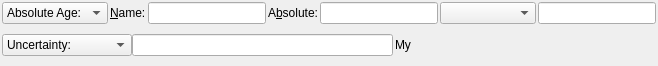
<?xml version="1.0" encoding="UTF-8"?>
<ui version="4.0">
 <class>EditAgeWidget</class>
 <widget class="QWidget" name="EditAgeWidget">
  <property name="geometry">
   <rect>
    <x>0</x>
    <y>0</y>
    <width>658</width>
    <height>66</height>
   </rect>
  </property>
  <property name="windowTitle">
   <string>Form</string>
  </property>
  <layout class="QVBoxLayout" name="verticalLayout">
   <property name="spacing">
    <number>2</number>
   </property>
   <property name="margin">
    <number>2</number>
   </property>
   <item>
    <layout class="QHBoxLayout" name="horizontalLayout_4">
     <property name="spacing">
      <number>2</number>
     </property>
     <item>
      <widget class="QComboBox" name="combobox_name_or_abs">
       <property name="sizePolicy">
        <sizepolicy hsizetype="Minimum" vsizetype="Fixed">
         <horstretch>0</horstretch>
         <verstretch>0</verstretch>
        </sizepolicy>
       </property>
       <property name="toolTip">
        <string>Click here to choose between an absolute age in Ma or a named age from a timescale.</string>
       </property>
       <property name="frame">
        <bool>true</bool>
       </property>
       <item>
        <property name="text">
         <string>Absolute Age:</string>
        </property>
       </item>
       <item>
        <property name="text">
         <string>Named Age:</string>
        </property>
       </item>
       <item>
        <property name="text">
         <string>Both:</string>
        </property>
       </item>
      </widget>
     </item>
     <item>
      <widget class="QLabel" name="label_name">
       <property name="text">
        <string>&amp;Name:</string>
       </property>
       <property name="buddy">
        <cstring>lineedit_named_age</cstring>
       </property>
      </widget>
     </item>
     <item>
      <widget class="QLineEdit" name="lineedit_named_age">
       <property name="toolTip">
        <string>The name of a stratigraphic (or geomagnetic) age band from a timescale.</string>
       </property>
      </widget>
     </item>
     <item>
      <widget class="QLabel" name="label_abs">
       <property name="text">
        <string>A&amp;bsolute:</string>
       </property>
       <property name="buddy">
        <cstring>lineedit_abs_age</cstring>
       </property>
      </widget>
     </item>
     <item>
      <widget class="QLineEdit" name="lineedit_abs_age">
       <property name="toolTip">
        <string>The absolute age in My</string>
       </property>
      </widget>
     </item>
     <item>
      <widget class="QComboBox" name="combobox_timescale">
       <property name="sizePolicy">
        <sizepolicy hsizetype="Minimum" vsizetype="Fixed">
         <horstretch>0</horstretch>
         <verstretch>0</verstretch>
        </sizepolicy>
       </property>
       <property name="minimumSize">
        <size>
         <width>32</width>
         <height>0</height>
        </size>
       </property>
       <property name="toolTip">
        <string>Click here to associate a timescale with the age.</string>
       </property>
       <property name="frame">
        <bool>true</bool>
       </property>
       <item>
        <property name="text">
         <string/>
        </property>
       </item>
       <item>
        <property name="text">
         <string extracomment="Gradstein, F.M., Ogg, J.G., Schmitz, M. &amp; Ogg, G. (Eds). The geological time scale 2012.">ICC2012</string>
        </property>
       </item>
       <item>
        <property name="text">
         <string extracomment="Gradstein, F. M., Ogg, J. G., &amp; Smith, A. G. (Eds.). (2005). A geologic time scale 2004 (Vol. 86). Cambridge University Press.">GTS2004</string>
        </property>
       </item>
       <item>
        <property name="text">
         <string extracomment="Gradstein, F.M., Agterberg, F.P., Ogg, J.G., Hardenbol, J., van Veen, P., Thierry, J. &amp; Huang, Z. 1994. A Mesozoic Time Scale. Journal of Geophysical Research. Vol. 99 No. B12. p. 24,051-24,074.">SEPM95</string>
        </property>
       </item>
       <item>
        <property name="text">
         <string>OdinOdin93</string>
        </property>
       </item>
       <item>
        <property name="text">
         <string>GTS89</string>
        </property>
       </item>
       <item>
        <property name="text">
         <string>EX88</string>
        </property>
       </item>
       <item>
        <property name="text">
         <string>DNAG83</string>
        </property>
       </item>
       <item>
        <property name="text">
         <string>Other:</string>
        </property>
       </item>
      </widget>
     </item>
     <item>
      <widget class="QLineEdit" name="lineedit_timescale_other">
       <property name="toolTip">
        <string>Other timescale name</string>
       </property>
      </widget>
     </item>
    </layout>
   </item>
   <item>
    <layout class="QHBoxLayout" name="horizontalLayout_3">
     <property name="spacing">
      <number>0</number>
     </property>
     <item>
      <widget class="QComboBox" name="combobox_uncertainty">
       <property name="sizePolicy">
        <sizepolicy hsizetype="Minimum" vsizetype="Fixed">
         <horstretch>0</horstretch>
         <verstretch>0</verstretch>
        </sizepolicy>
       </property>
       <property name="toolTip">
        <string>Click here to select what kind of uncertainty values are associated with the chosen age.</string>
       </property>
       <property name="frame">
        <bool>true</bool>
       </property>
       <item>
        <property name="text">
         <string>Uncertainty:</string>
        </property>
       </item>
       <item>
        <property name="text">
         <string>Uncertainty: ±</string>
        </property>
       </item>
       <item>
        <property name="text">
         <string>Uncertainty: range</string>
        </property>
       </item>
      </widget>
     </item>
     <item>
      <widget class="QStackedWidget" name="stack_uncertainty">
       <property name="sizePolicy">
        <sizepolicy hsizetype="Minimum" vsizetype="Minimum">
         <horstretch>0</horstretch>
         <verstretch>0</verstretch>
        </sizepolicy>
       </property>
       <property name="currentIndex">
        <number>1</number>
       </property>
       <widget class="QWidget" name="uncertainty_page_none"/>
       <widget class="QWidget" name="uncertainty_page_plusminus">
        <layout class="QHBoxLayout" name="horizontalLayout">
         <property name="spacing">
          <number>2</number>
         </property>
         <property name="margin">
          <number>0</number>
         </property>
         <item>
          <widget class="QLineEdit" name="lineedit_uncertainty_plusminus">
           <property name="sizePolicy">
            <sizepolicy hsizetype="Preferred" vsizetype="Fixed">
             <horstretch>0</horstretch>
             <verstretch>0</verstretch>
            </sizepolicy>
           </property>
           <property name="toolTip">
            <string>The uncertainty of the age as a plus-or-minus value in My</string>
           </property>
          </widget>
         </item>
         <item>
          <widget class="QLabel" name="label_plusminus_units">
           <property name="text">
            <string>My</string>
           </property>
          </widget>
         </item>
        </layout>
       </widget>
       <widget class="QWidget" name="uncertainty_page_range">
        <layout class="QHBoxLayout" name="horizontalLayout_2">
         <property name="spacing">
          <number>2</number>
         </property>
         <property name="margin">
          <number>0</number>
         </property>
         <item>
          <widget class="QLabel" name="label_youngest">
           <property name="sizePolicy">
            <sizepolicy hsizetype="Minimum" vsizetype="Preferred">
             <horstretch>0</horstretch>
             <verstretch>0</verstretch>
            </sizepolicy>
           </property>
           <property name="text">
            <string>&amp;Youngest:</string>
           </property>
           <property name="alignment">
            <set>Qt::AlignRight|Qt::AlignTrailing|Qt::AlignVCenter</set>
           </property>
           <property name="buddy">
            <cstring>lineedit_uncertainty_youngest</cstring>
           </property>
          </widget>
         </item>
         <item>
          <widget class="QLineEdit" name="lineedit_uncertainty_youngest">
           <property name="sizePolicy">
            <sizepolicy hsizetype="MinimumExpanding" vsizetype="Fixed">
             <horstretch>0</horstretch>
             <verstretch>0</verstretch>
            </sizepolicy>
           </property>
           <property name="toolTip">
            <string>The youngest (smallest) estimate of the age, in Ma.</string>
           </property>
          </widget>
         </item>
         <item>
          <widget class="QLabel" name="label_oldest">
           <property name="sizePolicy">
            <sizepolicy hsizetype="Minimum" vsizetype="Preferred">
             <horstretch>0</horstretch>
             <verstretch>0</verstretch>
            </sizepolicy>
           </property>
           <property name="text">
            <string>&amp;Oldest:</string>
           </property>
           <property name="alignment">
            <set>Qt::AlignRight|Qt::AlignTrailing|Qt::AlignVCenter</set>
           </property>
           <property name="buddy">
            <cstring>lineedit_uncertainty_oldest</cstring>
           </property>
          </widget>
         </item>
         <item>
          <widget class="QLineEdit" name="lineedit_uncertainty_oldest">
           <property name="sizePolicy">
            <sizepolicy hsizetype="MinimumExpanding" vsizetype="Fixed">
             <horstretch>0</horstretch>
             <verstretch>0</verstretch>
            </sizepolicy>
           </property>
           <property name="toolTip">
            <string>The oldest (largest) estimate of the age, in Ma.</string>
           </property>
          </widget>
         </item>
        </layout>
       </widget>
      </widget>
     </item>
    </layout>
   </item>
  </layout>
 </widget>
 <resources/>
 <connections>
  <connection>
   <sender>combobox_uncertainty</sender>
   <signal>currentIndexChanged(int)</signal>
   <receiver>stack_uncertainty</receiver>
   <slot>setCurrentIndex(int)</slot>
   <hints>
    <hint type="sourcelabel">
     <x>146</x>
     <y>68</y>
    </hint>
    <hint type="destinationlabel">
     <x>251</x>
     <y>75</y>
    </hint>
   </hints>
  </connection>
 </connections>
</ui>
